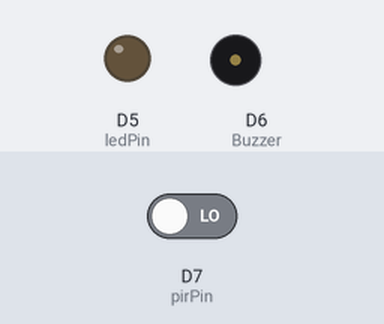
Bench run of a sketch on a simulated Arduino Uno R4 WiFi. Parts: output pins drawn as LEDs (lit = HIGH), buzzer (waves = sounding). The inputs (shaded band) are chosen by the test bench; at power-on: D7 (pirPin) LOW. WiFi joins after 1.5 s; servers stay silent unless stated; uploads are accepted with an empty reply; what the sketch prints to the serial monitor is not drawn.

Above: at 17.7 s.
17.8 s: D7 (pirPin) driven HIGH
At 19.1 s:
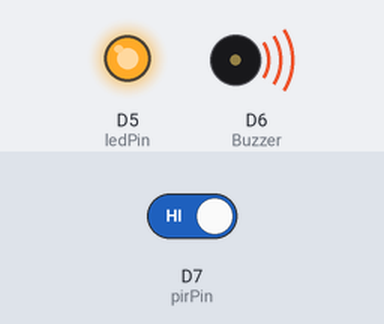
19.4 s: D7 (pirPin) driven LOW
At 19.7 s:
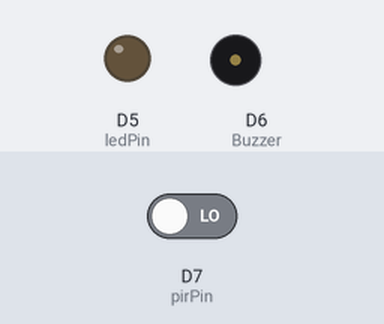
Timing chart, 0 to 22.4 s (numbered marks = the images above; inputs shaded):
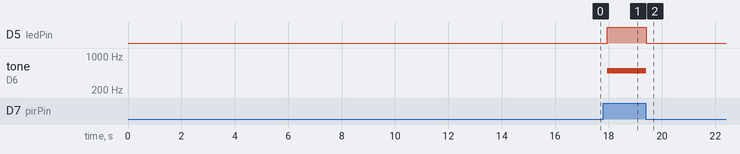

The sketch:

ArdunioMotionSensorScript.ino
```cpp
#include <SPI.h>
#include <WiFiS3.h>

//Disse må endres til nettverket man skal koble til evt bruke secrets.h fila som Gustav har.
char ssid[] = "";
char pass[] = "";

//WiFi statusen til Arduinoen
int status = WL_IDLE_STATUS;


//Denne må endres til IPen til serveren, hvis du bruker xampp er det den samme som pcen din som du finner ved å bruke IPconfig i kommandolinjen.
char server[] = "";

//Klienten vi kobler til serveren med.
WiFiClient client;


//Variabler til sensoren.
int pirPin = 7;  //the digital pin connected to the PIR sensor's output
int ledPin = 5;  //the digital pin connected to the LED output
int Buzzer = 6;  //the digital pin connected to the BUZZER output

//Kalibreringstid i sekunder for sensoren, denne må visst være mellom 30 og 60 for optimal sensor sensorering.
int calibrationTime = 5;

//the time when the sensor outputs a low impulse
long unsigned int lowIn;

//Dette er hvor lenge det må være stille foran sensoren før den avjør at en bevegelse har avsluttet.
long unsigned int pause = 5000;

//Dette er for å sikre at pausen fungerer.
boolean lockLow = true;
boolean takeLowTime;


//Siden sensoren hele tiden looper må vi ha et variabel for å vite om vi har sett noe bevegelse så vi kan få riktige timestamps.
boolean highWritten = false;

//Når bevegelsen startet og når den sluttet.
int motionStart = 0;
int motionEnd = 0;

void setup() {
  //Initialiserer Serial monitoren på Arduinoen
  Serial.begin(9600);


  //Pin oppsettet for pinnene på ardunioen
  pinMode(pirPin, INPUT);
  pinMode(ledPin, OUTPUT);
  pinMode(Buzzer, OUTPUT);
  digitalWrite(pirPin, LOW);


  //Gir sensoren tid til å kalibrere seg
  Serial.print("calibrating sensor ");
  for (int i = 0; i < calibrationTime; i++) {
    Serial.print(".");
    delay(1000);
  }
  Serial.println(" done");
  Serial.println("SENSOR ACTIVE");
  delay(50);

  //Prøver å koble til WiFi nettverket.
  while (status != WL_CONNECTED) {
    Serial.print("Attempting to connect to WPA SSID: ");
    Serial.println(ssid);
    status = WiFi.begin(ssid, pass);
    delay(10000);
  }
  //Hvis vi kommer så langt har vi koblet til WiFi nettverket så vi printer dette til Serial Monitoren.
  Serial.print("You're connected to the network");
}


void loop() {

  //Les sensordata, hvis vi leser bevegelse eller "HIGH" så gjør vi følgende.
  if (digitalRead(pirPin) == HIGH) {
    //Skrur på lampa
    digitalWrite(ledPin, HIGH);   //the led visualizes the sensors output pin state
    //Skrur på buzzeren
    tone(Buzzer,500);
    if (lockLow) {
      //Her sikrer vi at vi venter til vi har hatt en fase uten bevegelse før vi begynner å registrere en ny bevegelse
      lockLow = false;
      //Hvis vi har startet en ny bevegelse og ikke skrevet noe (highWritten == false) så lagrer vi tiden bevegelsen begynte på.
      if(highWritten == false){
      motionStart = int(millis() / 1000);
      highWritten = true;
      Serial.println(motionStart);
      }
      //Printer informasjon til serial monitor
      Serial.println("---");
      Serial.print("motion detected at ");
      Serial.print(millis() / 1000);
      Serial.println(" sec");
      delay(50);
    }
    takeLowTime = true;
  }


  //Les sensordata, hvis bevegelse stopper eller "LOW" så gjør vi følgende.
  if (digitalRead(pirPin) == LOW) {
    //1. Skru av lampa
    digitalWrite(ledPin, LOW);  //the led visualizes the sensors output pin state
    //2. Skru av buzzeren.
    noTone(Buzzer);

    //Lagrer tiden mellom bevegelsene
    if (takeLowTime) {
      lowIn = millis();     //save the time of the transition from high to LOW
      takeLowTime = false;  //make sure this is only done at the start of a LOW phase
    }
    //Hvis tiden det har vært ingen bevegelse er større en pausetiden vi har satt over (5 sekunder) så gjør vi følgende
    if (!lockLow && millis() - lowIn > pause) {
      //lockLow sørger for at denne koden blir bare kjørt i 1 loop.
      lockLow = true;
      //finner tiden når bevegelsen stoppet.
      motionEnd = (millis() - pause) / 1000;

      //Skriver debug informasjon til Serial monitor
      Serial.print("motion ended at ");  //output
      Serial.print((millis() - pause) / 1000);
      Serial.println(" sec");

      //Regner ut hvor lenge bevegelsen varte.
      int motionDuration = motionEnd - motionStart;
      Serial.println(motionDuration);
      //Skriver denne informasjonen til databasen via en POST request.
      writeDataToDB(motionDuration);

      //Gjør oss klare for å registrere en ny bevegelse.
      highWritten = false;
      delay(50);
    }
  }
  delay(200);
}


//Denne funksjonen har ansvaret for å koble til databasen og skrive data til den via en POST request.
void writeDataToDB(int motionDuration) {
  //Vi kobler til serveren
  if (client.connect(server, 80)) {
    //Dette er dataen vi skal skrive til databasen. time er navnet på POST variabelet og vi gjør om tiden til en streng så det kan sendes i en POST request.
    String postData = "time=" + String(motionDuration);

    //Vi sender en HTTP POST request til serveren sånn at den kan sende det sensoren har lest til databasen.
    //En POST request må settes opp på en spesiell måte med en HEADER og en BODY. (Dette er IS-105 greier men hvis du googler POST request så er det godt forklart).

    //HTTTP POST Header informasjon

    client.println("POST /IS311/db_insert.php HTTP/1.1");
    client.println("Host: " + String(server));
    client.println("User-Agent: Arduino/1.0");
    client.println("Content-Type: application/x-www-form-urlencoded");
    client.print("Content-Length:");
    client.println(postData.length());
    client.println("Connection: close");
    client.println("");  // end HTTP header

    //HTTP POST  Body Informasjon
    client.println(postData);

    //Hvis vi fortsatt er koblet til serveren på slutten av denne funksjonen så kobler vi fra.
    if (client.connected()) {
      client.stop();
    }
  //Debug informasjon for at vi har skrevet noe nytt til databasen på serveren
  Serial.println("new Recording!");
  } else {
    //Hvis vi ikke kan koble til serveren så skriver vi en feilmelding.
    Serial.println("Connection failed");
  }
  delay(1000);
}
```

Measured:
- after the input at 17.8 s, D5 (ledPin): LOW → HIGH after 0.15 s; tone on D6 (Buzzer): silent → 500 Hz after 0.15 s
- after the input at 19.4 s, D5 (ledPin): HIGH → LOW at once; tone on D6 (Buzzer): 500 Hz → silent at once
